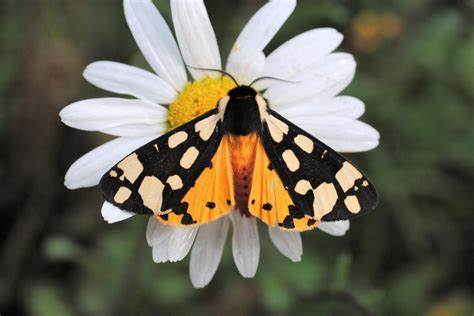
#> input picture lo6/butterfly.jpg, 474 x 316 px, found by its file name
$ python 'image rotation.py'
#> lines starting #> are read from the running program, lines starting #| are printed output that depends on the picture
import cv2
import imutils

# Load the image
image = cv2.imread(r"/lo6/butterfly.jpg")
#> image is the input picture: shape (316, 474, 3); mean B, G, R 86, 101.7, 105.2

if image is None:
    print("Error: Image could not be loaded. Check the file path.")
    exit()

rotated = imutils.rotate(image , 180)
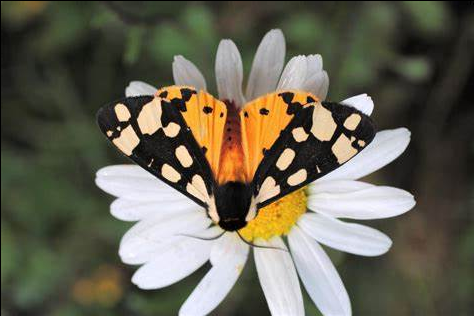
#> rotated: shape (316, 474, 3); mean B, G, R 85.7, 101.3, 104.8

cv2.imshow("Original", image)
cv2.imshow("rotated", rotated)

cv2.waitKey(0)
cv2.destroyAllWindows()
